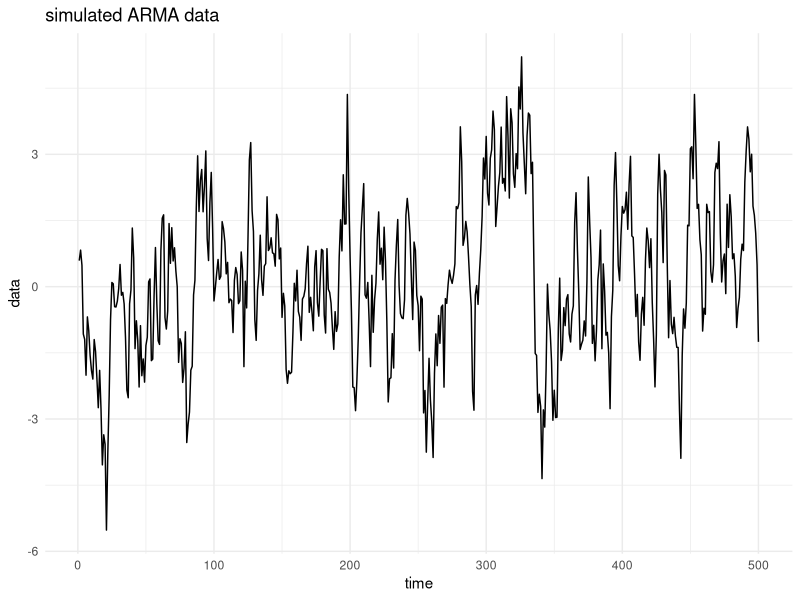
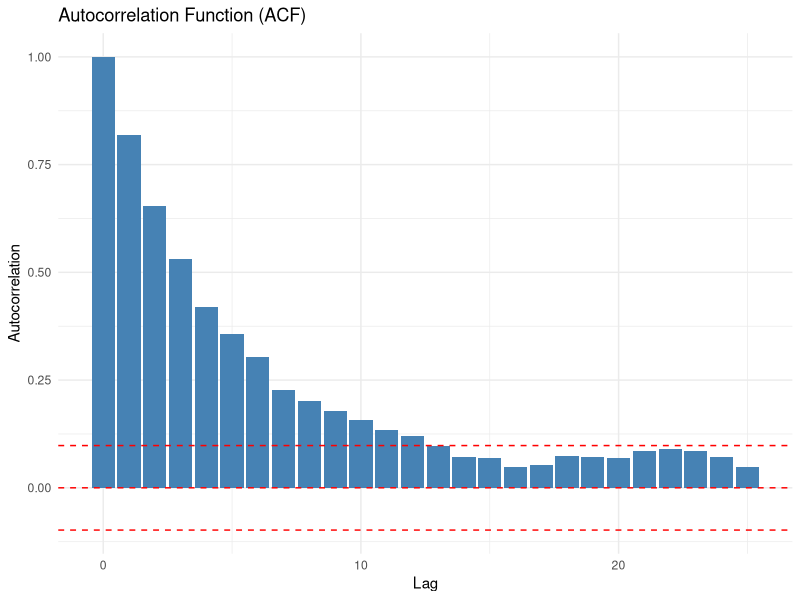
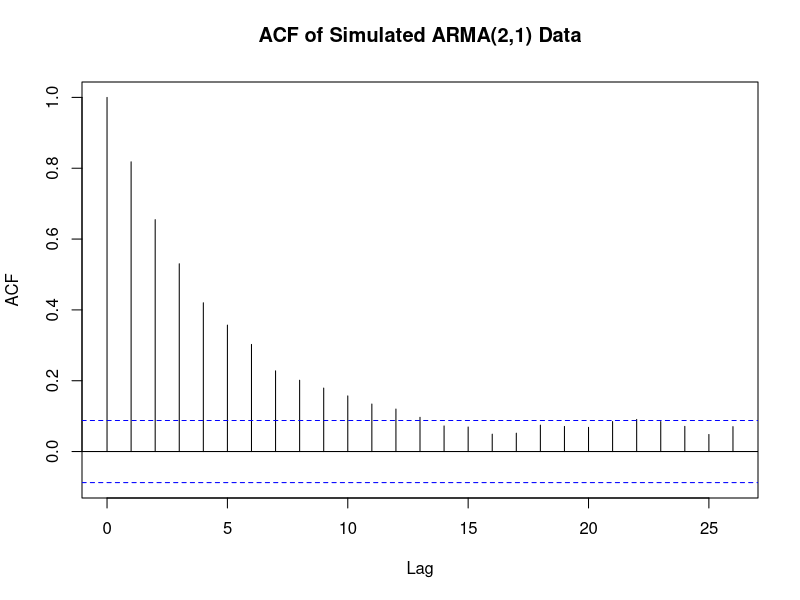
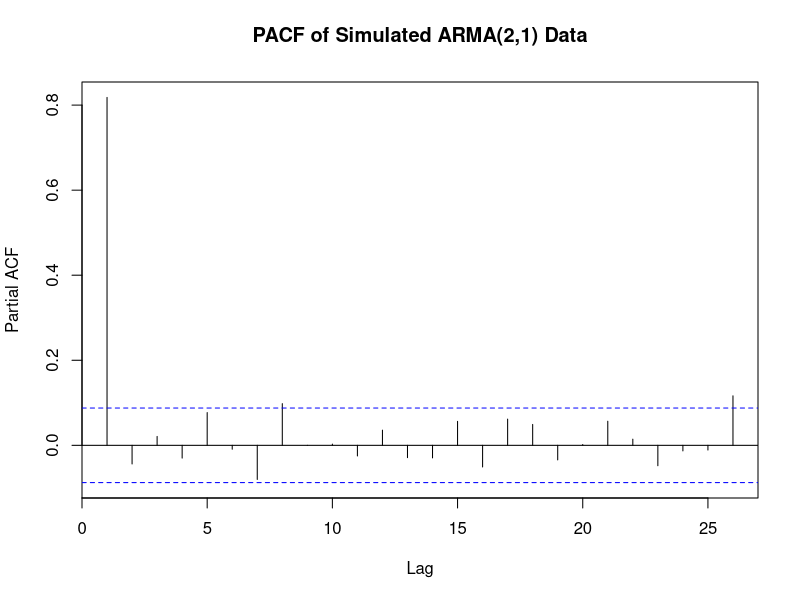
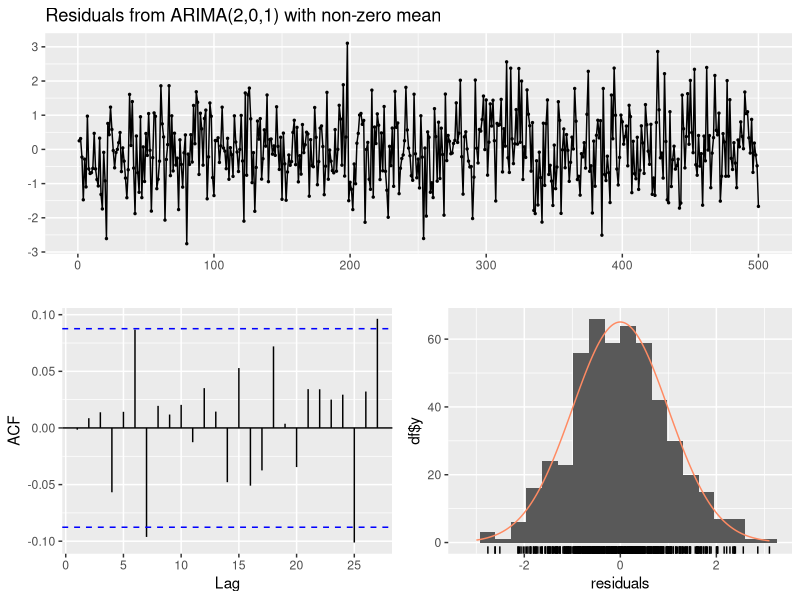
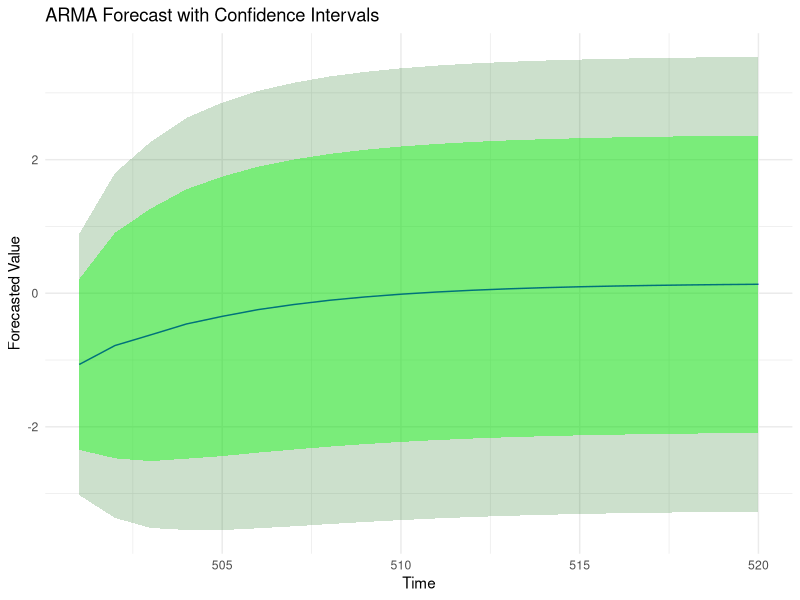
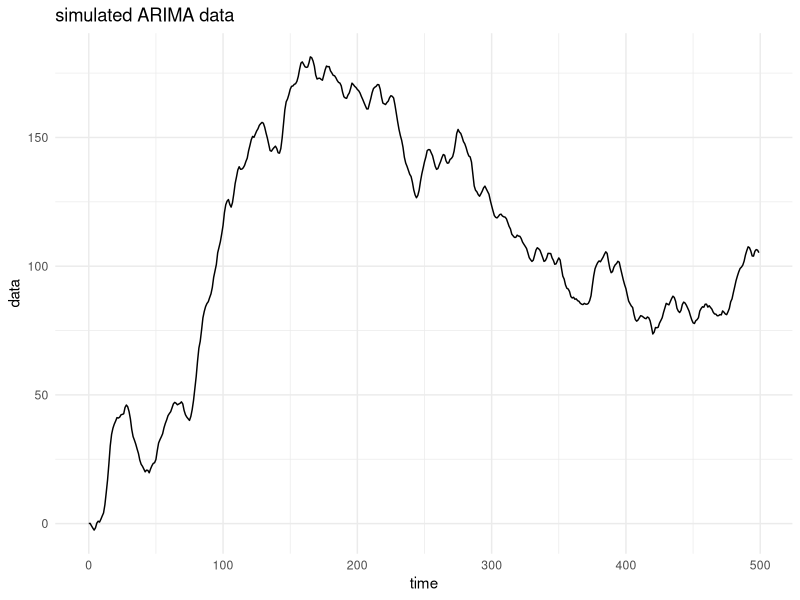
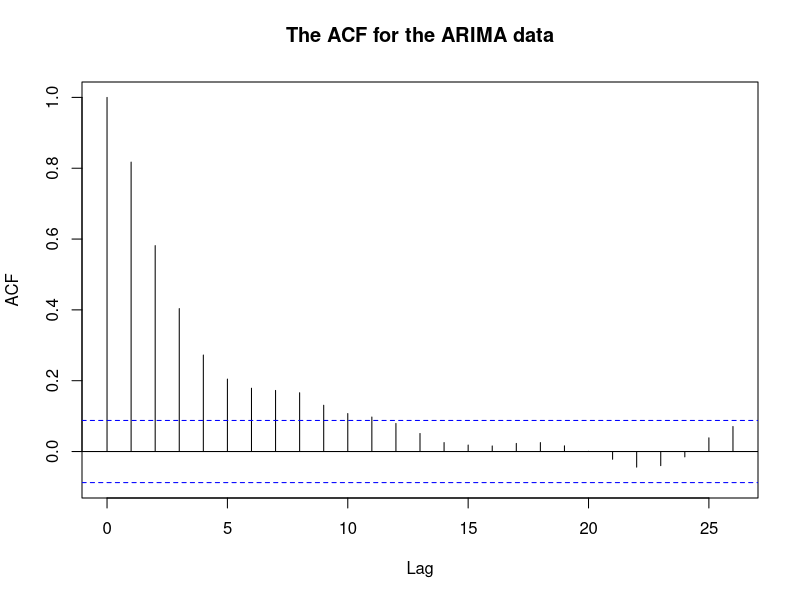

Source code (R) for these figures, in order:
## ---- chunk 1
knitr::opts_chunk$set(echo = TRUE)
## ---- chunk 2
library(stats)
library(forecast)
library(tseries)
## ---- chunk 3
set.seed(2222)

q1_data = arima.sim(n = 500, model = list(ar = c(0.5, 0.3), ma = c(0.4)))
head(q1_data)
## ---- chunk 4
q1_arma_data = data.frame(
  time = seq(1,500),
  data = as.numeric(q1_data)
)
head(q1_arma_data)
## ---- chunk 5
library(ggplot2)
ggplot(q1_arma_data, aes(x = time, y = data))+
  geom_line()+
  labs(
    title = "simulated ARMA data",
    xlab = "time",
    ylab = "Simulated"
  )+
  theme_minimal()
## ---- chunk 6
library(tseries)
adf.test(q1_arma_data$data, alternative = "stationary")
## ---- chunk 7
auto_corr_func = function(data, k){
  n = length(data)
  mu = mean(data)
  if(k == 0){
    return(1)
  }else{
  num = sum(((data[(k+1): n]) - mu)  *((data[1: (n-k)]) - mu))
  denom = sum((data -mu)^2)
  
  autocorr = num/denom
  
  return(autocorr)
  }
}
## ---- chunk 8
plot_data_acfs = data.frame(
  lag = seq(0,25)
)

data_acf = q1_arma_data$data
for(i in seq(0,25)){
  col_name = paste("ACF_k_", i)
  plot_data_acfs[[col_name]] = auto_corr_func(data_acf, i)
}


print(paste("There are:", ncol(plot_data_acfs)-1,"\nThe first 6 are:"))
head(plot_data_acfs)
## ---- chunk 9
plot_data_acfs$acf = c(unlist(unname(plot_data_acfs[1, 2:27])))

N = length(plot_data_acfs$acf)
std_error = 0.5/sqrt(N)


ggplot(plot_data_acfs, aes(x = lag, y = acf)) +
  geom_bar(stat = "identity", fill = "steelblue") +
  geom_hline(yintercept = 0, linetype = "dashed", color = "red") + 
  geom_hline(yintercept = c(-std_error, std_error), linetype = "dashed", color = "red") + 
  labs(
    title = "Autocorrelation Function (ACF)", 
    x = "Lag", 
    y = "Autocorrelation") +
  theme_minimal()
## ---- chunk 10
acf(q1_data, main = "ACF of Simulated ARMA(2,1) Data")
## ---- chunk 11
pacf(q1_data, main = "PACF of Simulated ARMA(2,1) Data")
## ---- chunk 12
arma_model_q1 = arima(q1_data, order= c(2, 0, 1))

summary(arma_model_q1)
## ---- chunk 13
checkresiduals(arma_model_q1)
## ---- chunk 14
Box.test(arma_model_q1$residuals, lag = 25, type = "Ljung-Box")
## ---- chunk 15
forcst = forecast(arma_model_q1, h = 20)
forcst
## ---- chunk 16
forecst_q1 = data.frame(
  time = seq(501, 520),
  PointForecast = as.numeric(forcst$mean),
  Lo80 = as.numeric(forcst$lower[,1]),
  Hi80 = as.numeric(forcst$upper[,1]),
  Lo95 = as.numeric(forcst$lower[,2]),
  Hi95 = as.numeric(forcst$upper[,2])
)

ggplot(forecst_q1, aes(x = time))+
  geom_line(aes(y = PointForecast), color = "blue") +
  geom_ribbon(aes(ymin = Lo95, ymax = Hi95), fill = "darkgreen", alpha = 0.2) +
  geom_ribbon(aes(ymin = Lo80, ymax = Hi80), fill = "green", alpha = 0.4) +
  labs(title = "ARMA Forecast with Confidence Intervals",
       x = "Time",
       y = "Forecasted Value") +
  theme_minimal()

## ---- chunk 17
library(forecast)
## ---- chunk 18
set.seed(1111)
sim_arima = arima.sim(n = 499, list(order = c(1, 1, 1), ar = (0.65), ma = c(0.4)))
head(sim_arima)
## ---- chunk 19
data_q2 = as.numeric(sim_arima)
## ---- chunk 20
plot_data_q2 = data.frame(
  time = seq(0, 499),
  data = data_q2
)

ggplot(plot_data_q2, aes(x = time, y = data))+
  geom_line()+
  labs(
    title = "simulated ARIMA data",
    xlab = "time",
    ylab = "Simulated"
  )+
  theme_minimal()
## ---- chunk 21
adf.test(sim_arima, alternative = "stationary")
## ---- chunk 22
stationary_arima = diff(sim_arima, differences =  1)
## ---- chunk 23
adf.test(stationary_arima, alternative = "stationary")
## ---- chunk 24
acf(stationary_arima, main = "The ACF for the ARIMA data")
## ---- chunk 25
pacf(stationary_arima, main = "Partial ACF of the generated ARIMA data")
## ---- chunk 26
q2_model = Arima(sim_arima, order = c(1, 1, 1))
summary(q2_model)
## ---- chunk 27
checkresiduals(q2_model)
## ---- chunk 28
forecst_data = forecast(q2_model, h = 20)
forecst_data
## ---- chunk 29
forecst_q2 = data.frame(
  time = seq(501, 520),
  PointForecast = as.numeric(forecst_data$mean),
  Lo80 = as.numeric(forecst_data$lower[,1]),
  Hi80 = as.numeric(forecst_data$upper[,1]),
  Lo95 = as.numeric(forecst_data$lower[,2]),
  Hi95 = as.numeric(forecst_data$upper[,2])
)

ggplot(forecst_q2, aes(x = time))+
  geom_line(aes(y = PointForecast), color = "blue") +
  geom_ribbon(aes(ymin = Lo95, ymax = Hi95), fill = "orange", alpha = 0.2) +
  geom_ribbon(aes(ymin = Lo80, ymax = Hi80), fill = "green", alpha = 0.4) +
  labs(title = "ARIMA Forecast with Confidence Intervals",
       x = "Time",
       y = "Forecasted Value") +
  theme_minimal()

